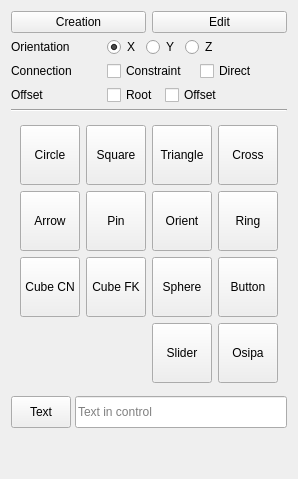
       <widget class="QWidget" name="tab_controls">
        <attribute name="title">
         <string>Controls</string>
        </attribute>
        <layout class="QVBoxLayout" name="verticalLayout_19">
         <property name="spacing">
          <number>4</number>
         </property>
         <item>
          <widget class="QFrame" name="horizontalFrame_4">
           <property name="maximumSize">
            <size>
             <width>16777215</width>
             <height>30</height>
            </size>
           </property>
           <layout class="QHBoxLayout" name="horizontalLayout_9">
            <property name="spacing">
             <number>6</number>
            </property>
            <property name="leftMargin">
             <number>0</number>
            </property>
            <property name="topMargin">
             <number>0</number>
            </property>
            <property name="rightMargin">
             <number>0</number>
            </property>
            <property name="bottomMargin">
             <number>0</number>
            </property>
            <item>
             <widget class="QPushButton" name="pushButton_14">
              <property name="text">
               <string>Creation</string>
              </property>
             </widget>
            </item>
            <item>
             <widget class="QPushButton" name="pushButton_13">
              <property name="text">
               <string>Edit</string>
              </property>
             </widget>
            </item>
           </layout>
          </widget>
         </item>
         <item>
          <widget class="QFrame" name="horizontalFrame_2">
           <property name="maximumSize">
            <size>
             <width>16777215</width>
             <height>32</height>
            </size>
           </property>
           <layout class="QHBoxLayout" name="horizontalLayout_7" stretch="1,2">
            <property name="leftMargin">
             <number>0</number>
            </property>
            <property name="topMargin">
             <number>0</number>
            </property>
            <property name="rightMargin">
             <number>0</number>
            </property>
            <property name="bottomMargin">
             <number>0</number>
            </property>
            <item>
             <widget class="QLabel" name="label_2">
              <property name="minimumSize">
               <size>
                <width>50</width>
                <height>0</height>
               </size>
              </property>
              <property name="text">
               <string>Orientation</string>
              </property>
             </widget>
            </item>
            <item>
             <layout class="QHBoxLayout" name="horizontalLayout_12">
              <item>
               <widget class="QRadioButton" name="radioButton_3">
                <property name="text">
                 <string>X</string>
                </property>
                <property name="checked">
                 <bool>true</bool>
                </property>
               </widget>
              </item>
              <item>
               <widget class="QRadioButton" name="radioButton_4">
                <property name="text">
                 <string>Y</string>
                </property>
               </widget>
              </item>
              <item>
               <widget class="QRadioButton" name="radioButton_5">
                <property name="text">
                 <string>Z</string>
                </property>
               </widget>
              </item>
              <item>
               <spacer name="horizontalSpacer_4">
                <property name="orientation">
                 <enum>Qt::Horizontal</enum>
                </property>
                <property name="sizeHint" stdset="0">
                 <size>
                  <width>40</width>
                  <height>20</height>
                 </size>
                </property>
               </spacer>
              </item>
             </layout>
            </item>
           </layout>
          </widget>
         </item>
         <item>
          <widget class="QFrame" name="horizontalFrame">
           <property name="maximumSize">
            <size>
             <width>16777215</width>
             <height>32</height>
            </size>
           </property>
           <layout class="QHBoxLayout" name="horizontalLayout_6" stretch="1,2">
            <property name="leftMargin">
             <number>0</number>
            </property>
            <property name="topMargin">
             <number>0</number>
            </property>
            <property name="rightMargin">
             <number>0</number>
            </property>
            <property name="bottomMargin">
             <number>0</number>
            </property>
            <item>
             <widget class="QLabel" name="label">
              <property name="minimumSize">
               <size>
                <width>50</width>
                <height>0</height>
               </size>
              </property>
              <property name="text">
               <string>Connection</string>
              </property>
             </widget>
            </item>
            <item>
             <layout class="QHBoxLayout" name="horizontalLayout_10">
              <item>
               <widget class="QCheckBox" name="checkBox_2">
                <property name="text">
                 <string>Constraint</string>
                </property>
               </widget>
              </item>
              <item>
               <widget class="QCheckBox" name="checkBox">
                <property name="text">
                 <string>Direct</string>
                </property>
               </widget>
              </item>
             </layout>
            </item>
           </layout>
          </widget>
         </item>
         <item>
          <widget class="QFrame" name="horizontalFrame_3">
           <property name="maximumSize">
            <size>
             <width>16777215</width>
             <height>32</height>
            </size>
           </property>
           <layout class="QHBoxLayout" name="horizontalLayout_8" stretch="1,2">
            <property name="leftMargin">
             <number>0</number>
            </property>
            <property name="topMargin">
             <number>0</number>
            </property>
            <property name="rightMargin">
             <number>0</number>
            </property>
            <property name="bottomMargin">
             <number>0</number>
            </property>
            <item>
             <widget class="QLabel" name="label_3">
              <property name="minimumSize">
               <size>
                <width>50</width>
                <height>0</height>
               </size>
              </property>
              <property name="text">
               <string>Offset</string>
              </property>
             </widget>
            </item>
            <item>
             <layout class="QHBoxLayout" name="horizontalLayout_20">
              <item>
               <widget class="QCheckBox" name="checkBox_6">
                <property name="text">
                 <string>Root</string>
                </property>
               </widget>
              </item>
              <item>
               <widget class="QCheckBox" name="checkBox_7">
                <property name="text">
                 <string>Offset</string>
                </property>
               </widget>
              </item>
              <item>
               <spacer name="horizontalSpacer_5">
                <property name="orientation">
                 <enum>Qt::Horizontal</enum>
                </property>
                <property name="sizeHint" stdset="0">
                 <size>
                  <width>40</width>
                  <height>20</height>
                 </size>
                </property>
               </spacer>
              </item>
             </layout>
            </item>
           </layout>
          </widget>
         </item>
         <item>
          <widget class="Line" name="line">
           <property name="orientation">
            <enum>Qt::Horizontal</enum>
           </property>
          </widget>
         </item>
         <item>
          <widget class="QFrame" name="gridFrame">
           <layout class="QGridLayout" name="gridLayout">
            <item row="1" column="0">
             <widget class="QPushButton" name="pushButton_2">
              <property name="minimumSize">
               <size>
                <width>60</width>
                <height>60</height>
               </size>
              </property>
              <property name="maximumSize">
               <size>
                <width>60</width>
                <height>60</height>
               </size>
              </property>
              <property name="text">
               <string>Arrow</string>
              </property>
             </widget>
            </item>
            <item row="1" column="1">
             <widget class="QPushButton" name="pushButton_5">
              <property name="minimumSize">
               <size>
                <width>60</width>
                <height>60</height>
               </size>
              </property>
              <property name="maximumSize">
               <size>
                <width>60</width>
                <height>60</height>
               </size>
              </property>
              <property name="text">
               <string>Pin</string>
              </property>
             </widget>
            </item>
            <item row="2" column="0">
             <widget class="QPushButton" name="pushButton_7">
              <property name="minimumSize">
               <size>
                <width>60</width>
                <height>60</height>
               </size>
              </property>
              <property name="maximumSize">
               <size>
                <width>60</width>
                <height>60</height>
               </size>
              </property>
              <property name="text">
               <string>Cube CN</string>
              </property>
             </widget>
            </item>
            <item row="0" column="3">
             <widget class="QPushButton" name="pushButton_6">
              <property name="maximumSize">
               <size>
                <width>60</width>
                <height>60</height>
               </size>
              </property>
              <property name="text">
               <string>Cross</string>
              </property>
             </widget>
            </item>
            <item row="1" column="2">
             <widget class="QPushButton" name="pushButton_8">
              <property name="minimumSize">
               <size>
                <width>60</width>
                <height>60</height>
               </size>
              </property>
              <property name="maximumSize">
               <size>
                <width>60</width>
                <height>60</height>
               </size>
              </property>
              <property name="text">
               <string>Orient</string>
              </property>
             </widget>
            </item>
            <item row="2" column="2">
             <widget class="QPushButton" name="pushButton_12">
              <property name="minimumSize">
               <size>
                <width>60</width>
                <height>60</height>
               </size>
              </property>
              <property name="maximumSize">
               <size>
                <width>60</width>
                <height>60</height>
               </size>
              </property>
              <property name="text">
               <string>Sphere</string>
              </property>
             </widget>
            </item>
            <item row="1" column="3">
             <widget class="QPushButton" name="pushButton_9">
              <property name="minimumSize">
               <size>
                <width>60</width>
                <height>60</height>
               </size>
              </property>
              <property name="maximumSize">
               <size>
                <width>60</width>
                <height>60</height>
               </size>
              </property>
              <property name="text">
               <string>Ring</string>
              </property>
             </widget>
            </item>
            <item row="0" column="1">
             <widget class="QPushButton" name="pushButton_3">
              <property name="minimumSize">
               <size>
                <width>60</width>
                <height>60</height>
               </size>
              </property>
              <property name="maximumSize">
               <size>
                <width>60</width>
                <height>60</height>
               </size>
              </property>
              <property name="text">
               <string>Square</string>
              </property>
             </widget>
            </item>
            <item row="0" column="0">
             <widget class="QPushButton" name="pushButton">
              <property name="minimumSize">
               <size>
                <width>60</width>
                <height>60</height>
               </size>
              </property>
              <property name="maximumSize">
               <size>
                <width>60</width>
                <height>60</height>
               </size>
              </property>
              <property name="text">
               <string>Circle</string>
              </property>
             </widget>
            </item>
            <item row="2" column="3">
             <widget class="QPushButton" name="pushButton_11">
              <property name="maximumSize">
               <size>
                <width>60</width>
                <height>60</height>
               </size>
              </property>
              <property name="text">
               <string>Button</string>
              </property>
             </widget>
            </item>
            <item row="0" column="2">
             <widget class="QPushButton" name="pushButton_4">
              <property name="minimumSize">
               <size>
                <width>60</width>
                <height>60</height>
               </size>
              </property>
              <property name="maximumSize">
               <size>
                <width>60</width>
                <height>60</height>
               </size>
              </property>
              <property name="text">
               <string>Triangle</string>
              </property>
             </widget>
            </item>
            <item row="3" column="2">
             <widget class="QPushButton" name="pushButton_15">
              <property name="minimumSize">
               <size>
                <width>60</width>
                <height>60</height>
               </size>
              </property>
              <property name="maximumSize">
               <size>
                <width>60</width>
                <height>60</height>
               </size>
              </property>
              <property name="text">
               <string>Slider</string>
              </property>
             </widget>
            </item>
            <item row="3" column="3">
             <widget class="QPushButton" name="pushButton_16">
              <property name="minimumSize">
               <size>
                <width>60</width>
                <height>60</height>
               </size>
              </property>
              <property name="maximumSize">
               <size>
                <width>60</width>
                <height>60</height>
               </size>
              </property>
              <property name="text">
               <string>Osipa</string>
              </property>
             </widget>
            </item>
            <item row="2" column="1">
             <widget class="QPushButton" name="pushButton_10">
              <property name="minimumSize">
               <size>
                <width>60</width>
                <height>60</height>
               </size>
              </property>
              <property name="maximumSize">
               <size>
                <width>60</width>
                <height>60</height>
               </size>
              </property>
              <property name="text">
               <string>Cube FK</string>
              </property>
             </widget>
            </item>
           </layout>
          </widget>
         </item>
         <item>
          <layout class="QHBoxLayout" name="horizontalLayout_29">
           <property name="leftMargin">
            <number>0</number>
           </property>
           <property name="topMargin">
            <number>0</number>
           </property>
           <property name="rightMargin">
            <number>0</number>
           </property>
           <property name="bottomMargin">
            <number>0</number>
           </property>
           <item>
            <widget class="QPushButton" name="pushButton_17">
             <property name="minimumSize">
              <size>
               <width>60</width>
               <height>32</height>
              </size>
             </property>
             <property name="maximumSize">
              <size>
               <width>32</width>
               <height>32</height>
              </size>
             </property>
             <property name="text">
              <string>Text</string>
             </property>
            </widget>
           </item>
           <item>
            <widget class="QLineEdit" name="lineEdit">
             <property name="minimumSize">
              <size>
               <width>0</width>
               <height>32</height>
              </size>
             </property>
             <property name="maximumSize">
              <size>
               <width>16777215</width>
               <height>32</height>
              </size>
             </property>
             <property name="placeholderText">
              <string>Text in control</string>
             </property>
            </widget>
           </item>
          </layout>
         </item>
         <item>
          <spacer name="verticalSpacer_3">
           <property name="orientation">
            <enum>Qt::Vertical</enum>
           </property>
           <property name="sizeHint" stdset="0">
            <size>
             <width>20</width>
             <height>40</height>
            </size>
           </property>
          </spacer>
         </item>
        </layout>
       </widget>
